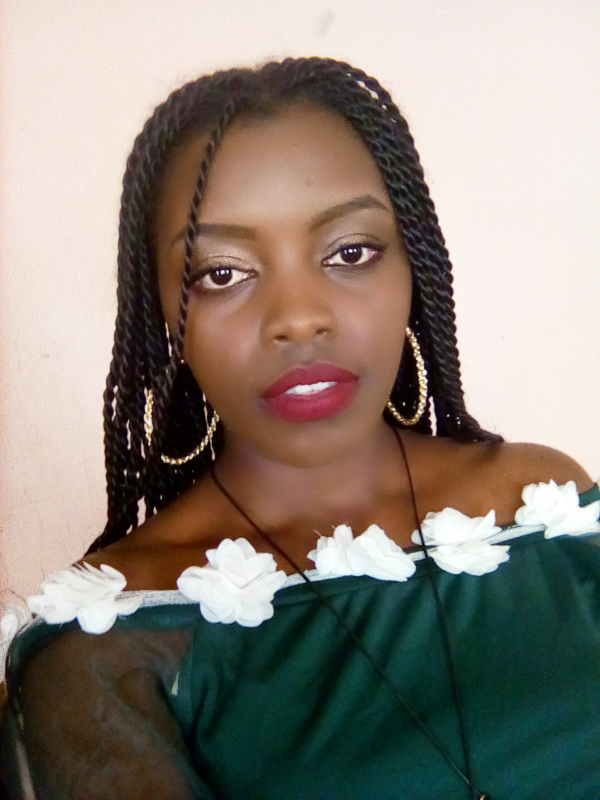
#> input picture virtual/OpencvProjects/Face_images/one.jpg, 1200 x 1600 px (shown at 1/2 size); its folder holds only this picture in this run
$ python facetrain.py   (older library calls are emulated)
#> lines starting #> are read from the running program, lines starting #| are printed output that depends on the picture
import numpy as np #For converting Images to Numerical array
import cv2 #For Image processing
import os #To handle directories
from PIL import Image #Pillow lib for handling images

face_cascade = cv2.CascadeClassifier('haarcascade_frontalface_default.xml')
# recognizer = cv2.createLBPHFaceRecognizer()
recognizer = cv2.face.LBPHFaceRecognizer_create()

Face_ID = -1
pev_person_name = ""
y_ID = []
x_train = []

# tell the progarm where you have saved the image
Face_images= os.path.join(os.getcwd(), "Face_images")
print(Face_images)

for root, dirs, files in os.walk(Face_images):
    for file in files: #check every directory in it
        if file.endswith("jpeg") or file .endswith("jpg") or file.endswith("png"):
            path= os.path.join(root, file)
            person_name = os.path.basename(root)
            print(path, person_name)
            if pev_person_name!=person_name:#Check if the name of person has changed
                Face_ID=Face_ID+1#If yes increment the ID count
                pev_person_name= person_name
            Gray_Image= Image.open(path).convert("L") # convert the image to gray scale using pillow
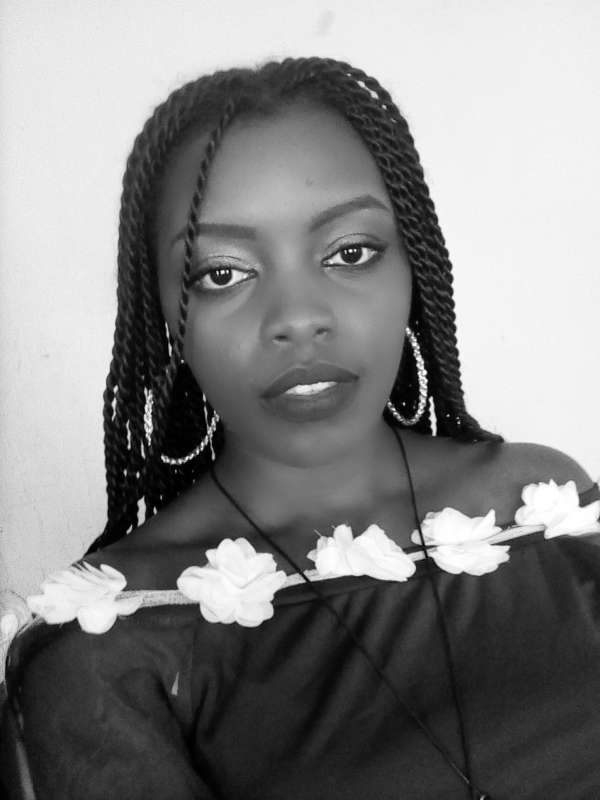
#> Gray_Image: PIL image 1200x1600 L (shown at 1/2 size); min 0, max 255, mean 130.8
#Crop the Grey Image to 550*550 (Make sure your face is in the center in all image)
            Crop_Image= Gray_Image.resize((550, 550), Image.ANTIALIAS)
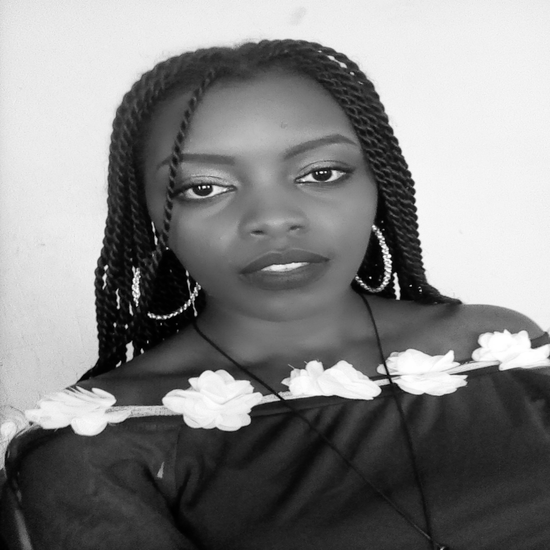
#> Crop_Image: PIL image 550x550 L; min 0, max 255, mean 130.8
            Final_Image = np.array(Crop_Image)
            faces= face_cascade.detectMultiScale(Final_Image)
#> faces = [[144, 85, 246, 246]]
            print (Face_ID, faces)
#| 0 [[144  85 246 246]]

            for (x,y,w,h) in faces:
                roi= Final_Image[y:y+h, x:x+w] #crop the Region of Interest (ROI)
                x_train.append(roi)
                y_ID.append(Face_ID)
#> this loop made 1 pass
#> pass 1, `roi= Final_Image[y:y+h, x:x+w]`:
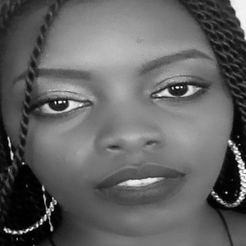
#> roi: shape (246, 246); min 0, max 255, mean 99.2
#> after the loop, x_train = 1 item; y_ID = [0]
recognizer.train(x_train, np.array(y_ID))#Create a Matrix of Training data
recognizer.save("face-trainner.yml") #Save the matrix as YML file
